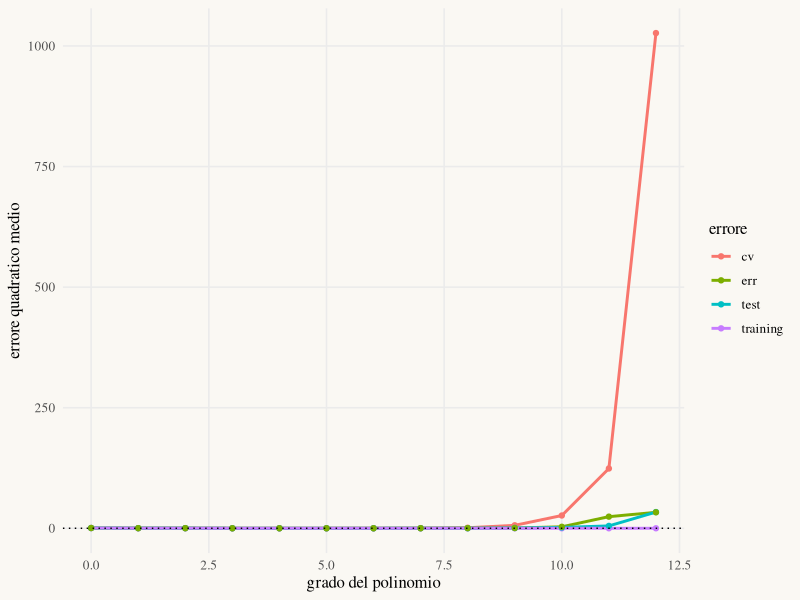

The R source for this figure:
# ───────────────────────────────────────────────────────────────
# StatAtlas · Lab 18 — Validazione e overfitting
# R0: stessi dati, stessa suddivisione training/test e stessi fold di StatAtlas (R ≥ 3.6, stesso seed).
# R1: stesse metriche (errore di training, CV, test, Err su 200 punti); poly() e i polinomi
#     di Legendre generano lo stesso spazio, quindi le stesse previsioni a meno dell’arrotondamento.
# ───────────────────────────────────────────────────────────────
library(tidyverse)

set.seed(2026)
f <- function(x) sin(2 * pi * x)
n <- 60; n_test <- 18; K <- 5; sigma <- 0.3; D <- 12; B <- 200
griglia <- tibble(x = (seq_len(200) - 0.5) / 200)

adatta <- function(d, dati) if (d == 0) lm(y ~ 1, data = dati) else lm(y ~ poly(x, d), data = dati)
errore <- function(fit, dati) mean((dati$y - predict(fit, newdata = dati))^2)

una_replica <- function() {
  x <- runif(n); y <- f(x) + sigma * rnorm(n)
  dati <- tibble(x, y)
  id_test <- sample(n, n_test)                       # il test si mette da parte subito
  train <- dati[-id_test, ]; test <- dati[id_test, ]
  fold <- sample(rep_len(1:K, nrow(train)))           # fold generati una volta, per tutti i gradi
  curve <- map_dfr(0:D, \(d) {
    fuori <- numeric(nrow(train))
    for (k in 1:K) fuori[fold == k] <- predict(adatta(d, train[fold != k, ]), newdata = train[fold == k, ])
    fit <- adatta(d, train)
    tibble(d = d, training = errore(fit, train), cv = mean((train$y - fuori)^2), test = errore(fit, test),
           err = sigma^2 + mean((f(griglia$x) - predict(fit, newdata = griglia))^2))
  })
  d_cv <- curve$d[which.min(curve$cv)]; d_test <- curve$d[which.min(curve$test)]
  list(curve = curve, sintesi = tibble(d_cv, d_test,
    corretto = curve$test[d_cv + 1] - curve$err[d_cv + 1],      # scelta con CV, test usato una volta
    scorretto = curve$test[d_test + 1] - curve$err[d_test + 1], # scelta e stima sul test
    training = curve$training[d_cv + 1] - curve$err[d_cv + 1]))
}

repliche <- map(seq_len(B), \(b) una_replica())
sintesi <- map_dfr(repliche, "sintesi")
sintesi |> summarise(across(c(corretto, scorretto, training), list(media = mean, es = \(v) sd(v) / sqrt(B))))
count(sintesi, d_cv)

theme_statatlas <- function(base_size = 12) {
  theme_minimal(base_size = base_size, base_family = "serif") +
    theme(panel.grid.minor = element_blank(), plot.background = element_rect(fill = "#FAF8F3", colour = NA))
}
# Curve medie sulle repliche
map_dfr(repliche, "curve") |> group_by(d) |> summarise(across(everything(), mean)) |>
  pivot_longer(-d, names_to = "errore", values_to = "valore") |>
  ggplot(aes(d, valore, colour = errore)) + geom_line(linewidth = 1) + geom_point() +
  geom_hline(yintercept = sigma^2, linetype = "dotted") + coord_cartesian(ylim = c(0, NA)) +
  labs(x = "grado del polinomio", y = "errore quadratico medio") + theme_statatlas()

# Replica numero 1 (quella mostrata)
repliche[[1]]$curve
